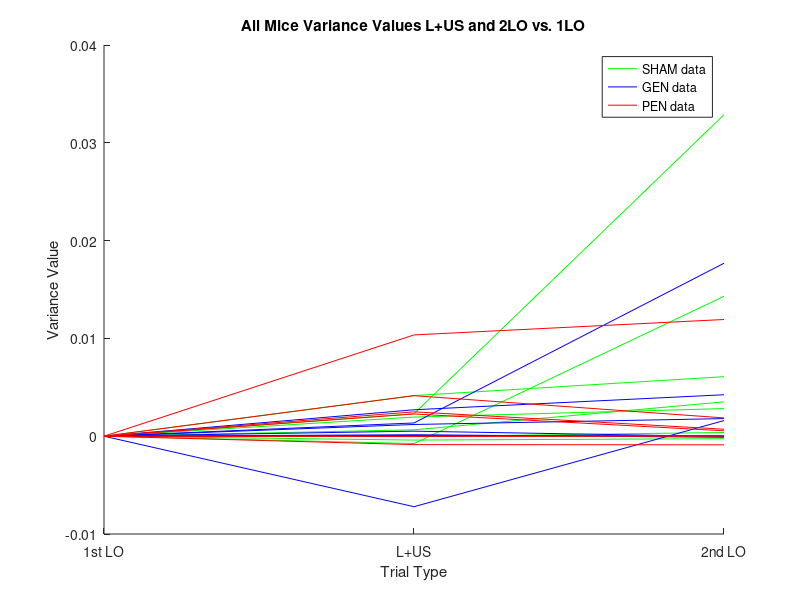
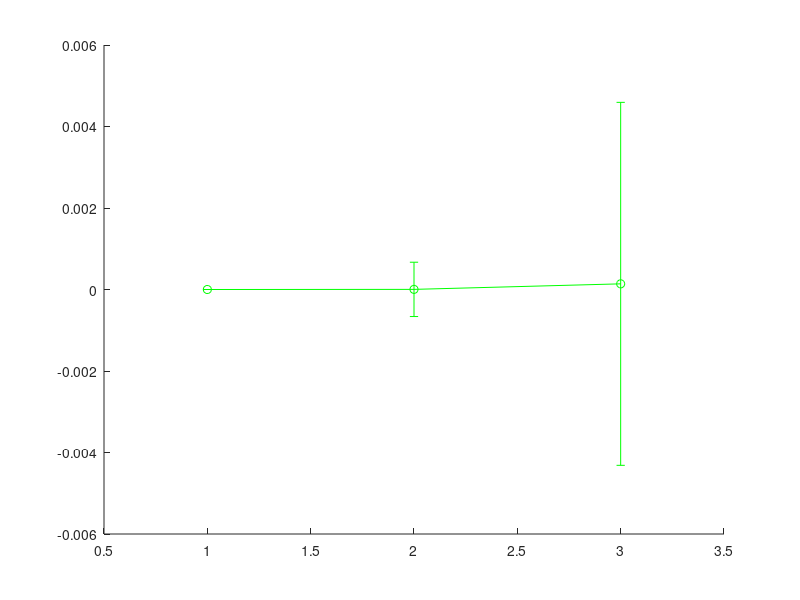

The MATLAB source for these figures, in order: (Note: this script raises an error after producing the figures.)
%% Authors: Kat Floerchinger, Hannah Mach, Henry Tan :) 
 
clc
close all 
 
% median_SHAM
% median_GEN
% median_PEN 
 
% copied matrixes from commented median_x scripts to reduce running time 
% SHAM_MATRIX = [0,0.00435600796752600,0.00713109228237704;0,-5.16885958017910e-05,-0.0286916774704259;0,0.0133954508844230,-0.0105393137953733;0,-0.0146888761776283,-0.0364842719945690;0,-0.00765067809909513,-0.0126725453785824;0,-0.0247286394644330,-0.000975316304337212;0,-0.00707821064911673,-0.0152301517258112];
% GEN_MATRIX = [0,-0.00216903690829889,0.0157401784885035;0,-0.00533501284119886,-0.0170182170965821;0,-0.0284201249582408,-0.0566498478936813;0,-0.00382477957074176,-0.00480633475035593;0,-0.0804744010195484,-0.0332240621483618;0,-0.00839983815283812,-0.0181853465935874;0,-0.0387101708843783,-0.0489317590083913];
% PEN_MATRIX = [0,0.00932355090704318,0.0180555755962342;0,0.0355006379032983,0.0289117712082711;0,0.0105964449704316,0.00890424974541322;0,0.0382527652138474,0.0283285886886979;0,-0.000996088743718843,-0.00109136275373061;0,-0.000107093776822434,0.00106106540426960;0,0.000180722336327257,-0.000554426228727898];
%%FOR VARIANCE
SHAM_MATRIX = [0,0.000651793605422940,0.00351423698804928;0,0.00195870342101505,0.00282495836064840;0,0.00229569943306705,0.0328712730299713;0,0.00415150639468666,0.00608743747952202;0,-4.10143066914810e-05,0.000381074207617581;0,-0.000753675232561845,0.0143026020700530;0,-0.000395088444663743,-0.000254390982802543];
GEN_MATRIX = [0,0.000147056079904678,-0.000107664675134410;0,0.00135447238533644,0.0176845808391583;0,0.00270295732300754,0.00423865514653214;0,7.89061353128657e-05,4.73994436278257e-05;0,-0.00720922236817418,0.00159971911763594;0,0.000514604907676740,-3.03418205146000e-05;0,0.00119856209903107,0.00180060336843801];
PEN_MATRIX = [0,0.00249220824028257,0.000714005721568463;0,0.00227047924981125,0.000554668335156980;0,0.00414589480879269,0.00186932469441971;0,0.0103562288243062,0.0119330399918491;0,-1.46275955826850e-05,5.89273426955684e-06;0,-1.35744905582141e-05,4.88065197918587e-05;0,-0.000860771124194627,-0.000881627352381173];

% concatenating the matrixes from median_x scripts
MATRIX = [SHAM_MATRIX; GEN_MATRIX; PEN_MATRIX] ;
% SHAM = 7 rows 
% GEN = 7 rows
% PEN = 7 rows 
 
%% all dates PLOTTING 
figure(1) 
hold on 
% SHAM plotting
for q = 1:7 
    row = MATRIX(q,:) ;
    p1 = plot(1:3, MATRIX(q, :), 'g', 'DisplayName','SHAM data') ;
end 
% GEN plotting 
for q = 8:14
    row = MATRIX(q,:) ;
    p2 = plot(1:3, MATRIX(q, :), 'b', 'DisplayName','GEN data') ;
end 
% PEN plotting 
for q = 15:21
    row = MATRIX(q,:) ;
    p3 = plot(1:3, MATRIX(q, :), 'r', 'DisplayName','PEN data') ;
end
legend([p1 p2 p3],{'SHAM data','GEN data', 'PEN data'})
xlabel('Trial Type'), ylabel('Variance Value') %%SHOULD BE LABELED MEDIAN VALUE
title('All Mice Variance Values L+US and 2LO vs. 1LO') %%SHOULD BE LABELED "ALL MICE VARIANCE VALUES..."
set(gca,'XTick',[1 2 3] );
% set(gca,'XTickLabel',['1st LO', 'L+US' ,'2nd LO'] );
xticklabels({'1st LO','L+US','2nd LO'});
hold off 
 
%% setting up cohort medians 
 
% some more efficient loop in progress 
% for q = 1:3
%     for p = 1:7 
%         x = MATRIX(p, q)
 
% % SHAM MEDIANS 
% SHAM_1LO = [];
% for q = 1:7
%     SHAM_1LO = [SHAM_1LO MATRIX(q, 1)] ;
% end 
% SHAM_1LO_median = median(SHAM_1LO) ;
%  
% SHAM_LUS = [];
% for q = 1:7
%     SHAM_LUS = [SHAM_LUS MATRIX(q, 2)] ;
% end 
% SHAM_LUS_median = median(SHAM_LUS) ;
%  
% SHAM_2LO = [];
% for q = 1:7
%     SHAM_2LO = [SHAM_2LO MATRIX(q, 3)] ;
% end 
% SHAM_2LO_median = median(SHAM_2LO) ;
%  
% % GEN MEDIANS 
%  
% GEN_1LO = [];
% for q = 8:14
%     GEN_1LO = [GEN_1LO MATRIX(q, 1)] ;
% end 
% GEN_1LO_median = median(GEN_1LO) ;
%  
% GEN_LUS = [];
% for q = 8:14
%     GEN_LUS = [GEN_LUS MATRIX(q, 2)] ;
% end 
% GEN_LUS_median = median(GEN_LUS) ;
%  
% GEN_2LO = [];
% for q = 8:14
%     GEN_2LO = [GEN_2LO MATRIX(q, 3)] ;
% end 
% GEN_2LO_median = median(GEN_2LO) ;
%  
% % PEN MEDIANS 
%  
% PEN_1LO = [];
% for q = 15:21
%     PEN_1LO = [PEN_1LO MATRIX(q, 1)] ;
% end 
% PEN_1LO_median = median(PEN_1LO) ;
%  
% PEN_LUS = [];
% for q = 15:21
%     PEN_LUS = [PEN_LUS MATRIX(q, 2)] ;
% end 
% PEN_LUS_median = median(PEN_LUS) ;
%  
% PEN_2LO = [];
% for q = 15:21
%     PEN_2LO = [PEN_2LO MATRIX(q, 3)] ;
% end 
% PEN_2LO_median = median(PEN_2LO) ;

%%setting up cohort variance

% SHAM VARIANCE
SHAM_1LO = [];
for q = 1:7
    SHAM_1LO = [SHAM_1LO MATRIX(q, 1)] ;
end 
SHAM_1LO_variance = var(SHAM_1LO) ;
 
SHAM_LUS = [];
for q = 1:7
    SHAM_LUS = [SHAM_LUS MATRIX(q, 2)] ;
end 
SHAM_LUS_variance = var(SHAM_LUS) ;
 
SHAM_2LO = [];
for q = 1:7
    SHAM_2LO = [SHAM_2LO MATRIX(q, 3)] ;
end 
SHAM_2LO_variance = var(SHAM_2LO) ;
 
% GEN VARIANCE
 
GEN_1LO = [];
for q = 8:14
    GEN_1LO = [GEN_1LO MATRIX(q, 1)] ;
end 
GEN_1LO_variance = var(GEN_1LO) ;
 
GEN_LUS = [];
for q = 8:14
    GEN_LUS = [GEN_LUS MATRIX(q, 2)] ;
end 
GEN_LUS_variance = var(GEN_LUS) ;
 
GEN_2LO = [];
for q = 8:14
    GEN_2LO = [GEN_2LO MATRIX(q, 3)] ;
end 
GEN_2LO_variance = var(GEN_2LO) ;
 
% PEN VARIANCE
 
PEN_1LO = [];
for q = 15:21
    PEN_1LO = [PEN_1LO MATRIX(q, 1)] ;
end 
PEN_1LO_variance = var(PEN_1LO) ;
 
PEN_LUS = [];
for q = 15:21
    PEN_LUS = [PEN_LUS MATRIX(q, 2)] ;
end 
PEN_LUS_variance = var(PEN_LUS) ;
 
PEN_2LO = [];
for q = 15:21
    PEN_2LO = [PEN_2LO MATRIX(q, 3)] ;
end 
PEN_2LO_variance = var(PEN_2LO) ;
 
%% standard error matrix creation 
 
stderror(1, 1) = std(SHAM_1LO)/sqrt(length(SHAM_1LO)) ;
stderror(1, 2) = std(SHAM_LUS)/sqrt(length(SHAM_LUS)) ;
stderror(1, 3) = std(SHAM_2LO)/sqrt(length(SHAM_2LO)) ;
 
stderror(2, 1) = std(GEN_1LO)/sqrt(length(GEN_1LO)) ;
stderror(2, 2) = std(GEN_LUS)/sqrt(length(GEN_LUS)) ;
stderror(2, 3) = std(GEN_2LO)/sqrt(length(GEN_2LO)) ;
 
stderror(3, 1) = std(PEN_1LO)/sqrt(length(PEN_1LO)) ;
stderror(3, 2) = std(PEN_LUS)/sqrt(length(PEN_LUS)) ;
stderror(3, 3) = std(PEN_2LO)/sqrt(length(PEN_2LO)) ;

%% plotting cohort medians 
 
% figure(2) 
% SHAMY_median = [SHAM_1LO_median SHAM_LUS_median SHAM_2LO_median] ;
% q1 = errorbar(1:3, SHAMY_median, stderror(1,:), 'o-g', 'DisplayName', 'SHAM Data') ;
% hold on 
%  
% GENY_median = [GEN_1LO_median GEN_LUS_median GEN_2LO_median] ;
% q2 = errorbar(1:3, GENY_median, stderror(2,:), 'o-b', 'DisplayName', 'GEN Data') ;
% hold on 
%  
% PENY_median = [PEN_1LO_median PEN_LUS_median PEN_2LO_median] ;
% q3 = errorbar(1:3, PENY_median, stderror(3,:), 'o-r', 'DisplayName', 'PEN Data') ;
%  
% legend([q1 q2 q3], 'SHAM DATA','GEN DATA','PEN DATA','Location','NorthWest')
% xlabel('Trial Type'), ylabel('Median Value')
% title('Cohort Median Value Trends L+US and 2LO vs. 1LO')
% set(gca,'XTick',[1 2 3] );
% % set(gca,'XTickLabel',['1st LO', 'L+US' ,'2nd LO'] );
% xticklabels({'1st LO','L+US','2nd LO'});

%% plotting cohort variance
 
figure(2) 
SHAMY_variance = [SHAM_1LO_variance SHAM_LUS_variance SHAM_2LO_variance] ;
q1 = errorbar(1:3, SHAMY_variance, stderror(1,:), 'o-g', 'DisplayName', 'SHAM Data') ;
hold on 
 
GENY_variance = [GEN_1LO_variance GEN_LUS_variance GEN_2LO_variance] ;
q2 = errorbar(1:3, GENY_variance, stderror(2,:), 'o-b', 'DisplayName', 'GEN Data') ;
hold on 
 
PENY_variance = [PEN_1LO_variance PEN_LUS_variance PEN_2LO_variance] ;
q3 = errorbar(1:3, PENY_variance, stderror(3,:), 'o-r', 'DisplayName', 'PEN Data') ;
 
legend([q1 q2 q3], 'SHAM DATA','GEN DATA','PEN DATA','Location','NorthWest')
xlabel('Trial Type'), ylabel('Variance Value')
title('Cohort Variance Value Trends L+US and 2LO vs. 1LO')
set(gca,'XTick',[1 2 3] );
% set(gca,'XTickLabel',['1st LO', 'L+US' ,'2nd LO'] );
xticklabels({'1st LO','L+US','2nd LO'});
 
%% data comparisons 

% SHAM vs. GEN vs. PEN L+US 

% SHAM_MATRIX = SHAM_MATRIX';
% GEN_MATRIX = GEN_MATRIX';
% PEN_MATRIX = PEN_MATRIX';

% %this first one is a test--we should see all 0s 
firstLO_matrix = [SHAM_MATRIX(:,1) GEN_MATRIX(:,1) PEN_MATRIX(:,1)] ;
LUS_matrix = [SHAM_MATRIX(:,2) GEN_MATRIX(:,2) PEN_MATRIX(:,2)] ;
secondLO_matrix = [SHAM_MATRIX(:,3) GEN_MATRIX(:,3) PEN_MATRIX(:,3)] ; 

%% KW analysis 

% harry_plotter and the-
chamber_of_statistics(LUS_matrix) 
title('KW of L+US Variance between cohorts')
hold on 
set(gca, 'XTick', [1 2 3]) ; 
set(gca, 'XTickLabel', [{'SHAM' 'GEN' 'PEN'}]) ; 

chamber_of_statistics(secondLO_matrix) 
title('KW of 2nd LO Variance between cohorts')
hold on 
set(gca, 'XTick', [1 2 3]) ; 
set(gca, 'XTickLabel', [{'SHAM' 'GEN' 'PEN'}]) ; 

%% individual Mann Whitney comparisons 


SHAM_MATRIX = SHAM_MATRIX';
GEN_MATRIX = GEN_MATRIX';
PEN_MATRIX = PEN_MATRIX';

% for L+US 
MWp1 = ranksum(SHAM_MATRIX(2,:),GEN_MATRIX(2,:)); % SHAM L+US vs. GEN L+US 
MWp2 = ranksum(SHAM_MATRIX(2,:),PEN_MATRIX(2,:)); % SHAM L+US vs. PEN L+US 
MWp3 = ranksum(GEN_MATRIX(2,:),PEN_MATRIX(2,:)); % GEN L+US vs. PEN L+US 

% for 2nd LO
MWp4 = ranksum(SHAM_MATRIX(3,:),GEN_MATRIX(3,:)); % SHAM 2LO vs. GEN 2LO 
MWp5 = ranksum(SHAM_MATRIX(3,:),PEN_MATRIX(3,:)); % SHAM 2LO vs. PEN 2LO 
MWp6 = ranksum(GEN_MATRIX(3,:),PEN_MATRIX(3,:)); % GEN 2LO vs. PEN 2LO 
